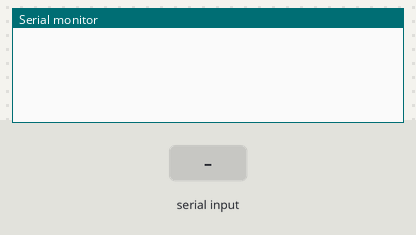
A sketch run on a simulated Arduino Uno, built with avr-gcc and run on an emulated ATmega328P. On the bench: the last lines printed to the serial monitor. The test bench sets the inputs (shaded band).

Above: at 1.2 s.
1.3 s: "1" received over Serial
At 2.3 s:
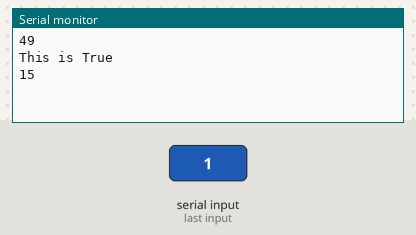
2.8 s: "0" received over Serial
At 3.4 s:
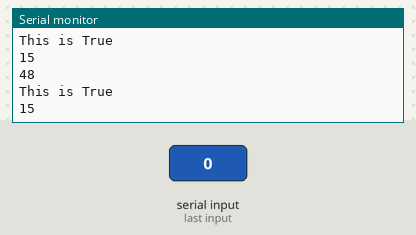
4.3 s: "2" received over Serial
At 5.8 s:
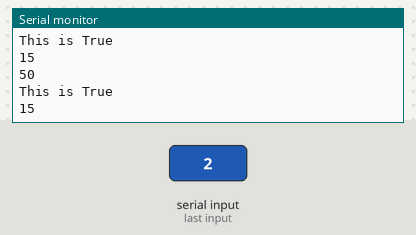
Timing chart, 0 to 7.3 s (numbered marks = the images above; inputs shaded):
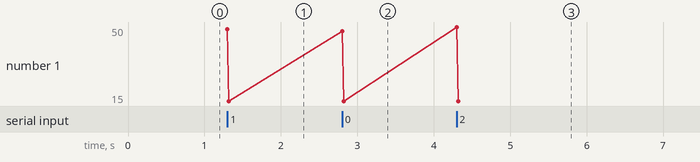

The sketch:

testing.ino
```cpp
int a = 20;
int b = 30;

String ak = "my name is akmh";

void setup(){
  Serial.begin(9600);
}

void loop(){

  if(Serial.available() > 0){
    int data = Serial.read();

    Serial.println(data);

    if((data > 30) && (data < 60)){
      Serial.println("This is True");
      Serial.println(ak.length());
    }else{
      Serial.println("This is false");
    }

  }

  // if((b > a) && (a == 10)){
  //   Serial.println("True");
  // }else{
  //   Serial.println("False");
  // }
}
```

Measured:
- after the input at 1.3 s, the serial monitor: prints a new line at once (image 1)
- after the input at 2.8 s, the serial monitor: prints a new line at once (image 2)
- after the input at 4.3 s, the serial monitor: prints a new line at once (image 3)
